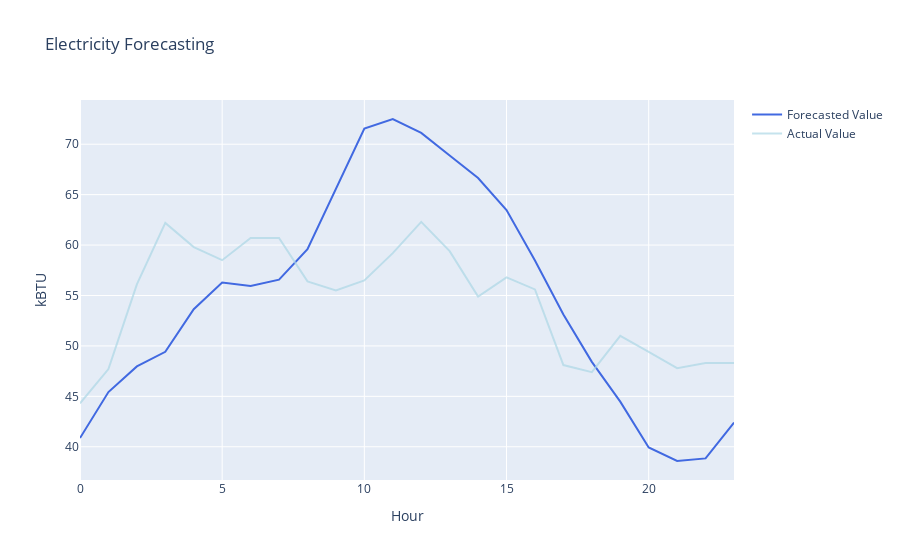

Notebook code for this chart:
### Code cell
Predicted = go.Scatter(x=np.arange(pred_electricity.shape[1]), y=pred_electricity.values[48], opacity = 1, name = 'Forecasted Value', line=dict(color='royalblue'), yaxis='y')
Actual = go.Scatter(x=np.arange(actual_electricity.shape[1]), y=actual_electricity.values[48], opacity = 0.7, name = 'Actual Value', line=dict(color='lightblue'), yaxis='y')

layout = go.Layout(title='Electricity Forecasting', xaxis=dict(title='Hour'),
                   yaxis=dict(title='kBTU', overlaying='y'),
                  yaxis2=dict(title='kBTU', side='right'))
fig = go.Figure(data=[Predicted, Actual], layout=layout)
fig.show()

### Figure 1 — Plotly figure (JSON) as saved in the notebook; plotly's stock layout.template omitted (floating-point values rounded to 4 significant figures)
{"data": [{"line": {"color": "royalblue"}, "name": "Forecasted Value", "opacity": 1, "type": "scatter", "x": [0, 1, 2, 3, 4, 5, 6, 7, 8, 9, 10, 11, 12, 13, 14, 15, 16, 17, 18, 19, 20, 21, 22, 23], "y": [40.87, 45.43, 47.97, 49.42, 53.64, 56.28, 55.94, 56.57, 59.59, 65.51, 71.55, 72.5, 71.12, 68.88, 66.64, 63.48, 58.47, 53.12, 48.42, 44.47, 39.93, 38.59, 38.85, 42.4], "yaxis": "y"}, {"line": {"color": "lightblue"}, "name": "Actual Value", "opacity": 0.7, "type": "scatter", "x": [0, 1, 2, 3, 4, 5, 6, 7, 8, 9, 10, 11, 12, 13, 14, 15, 16, 17, 18, 19, 20, 21, 22, 23], "y": [44.3, 47.7, 56.1, 62.2, 59.8, 58.5, 60.7, 60.7, 56.4, 55.5, 56.5, 59.2, 62.3, 59.4, 54.9, 56.8, 55.6, 48.1, 47.4, 51, 49.4, 47.8, 48.3, 48.3], "yaxis": "y"}], "layout": {"title": {"text": "Electricity Forecasting"}, "xaxis": {"title": {"text": "Hour"}}, "yaxis": {"overlaying": "y", "title": {"text": "kBTU"}}, "yaxis2": {"side": "right", "title": {"text": "kBTU"}}}}
